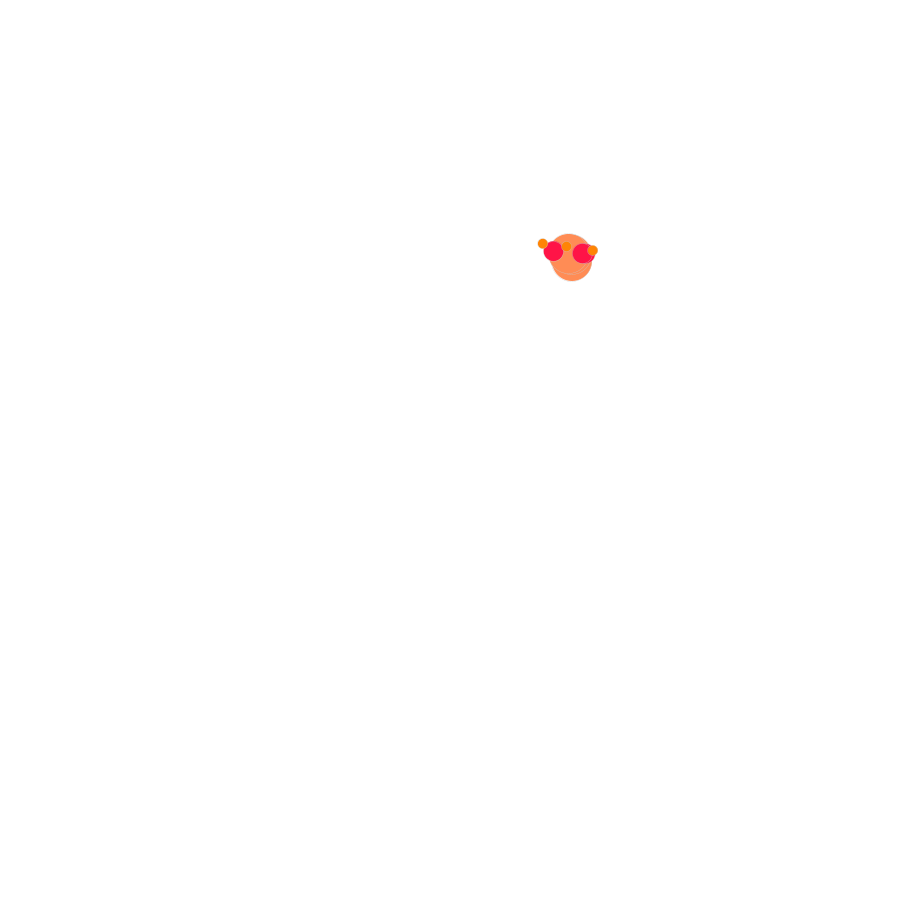
Frame 1 (no input)
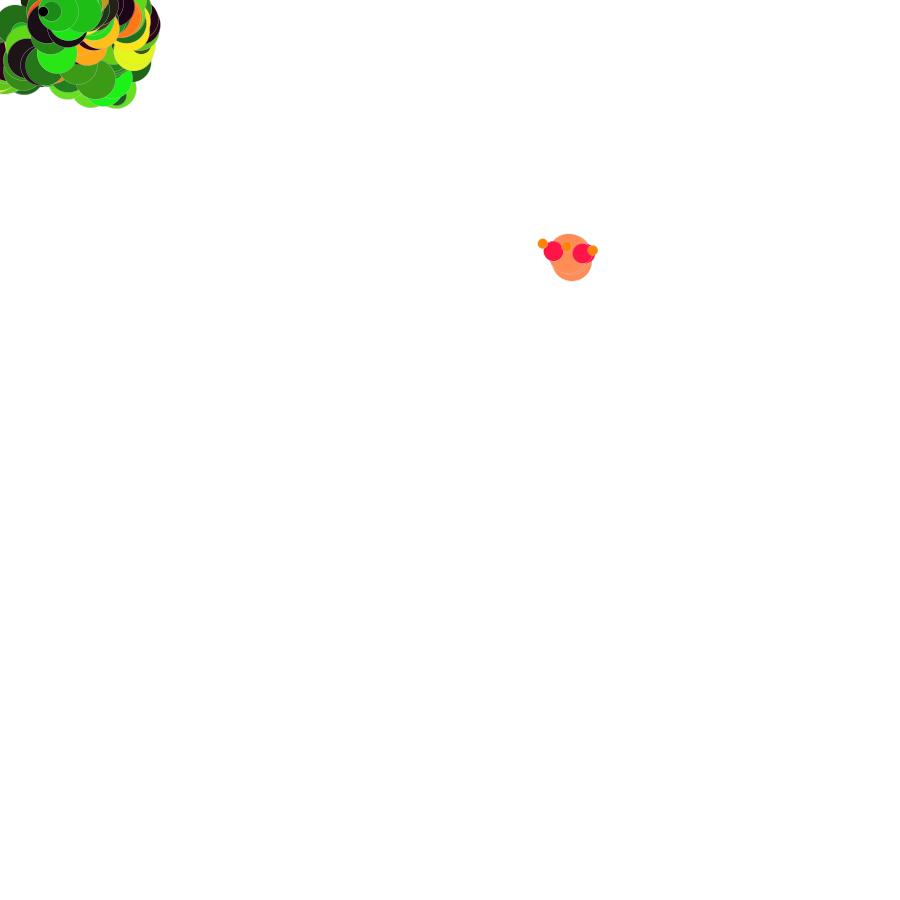
Frame 60 (the mouse pressed at the canvas centre just before this capture)
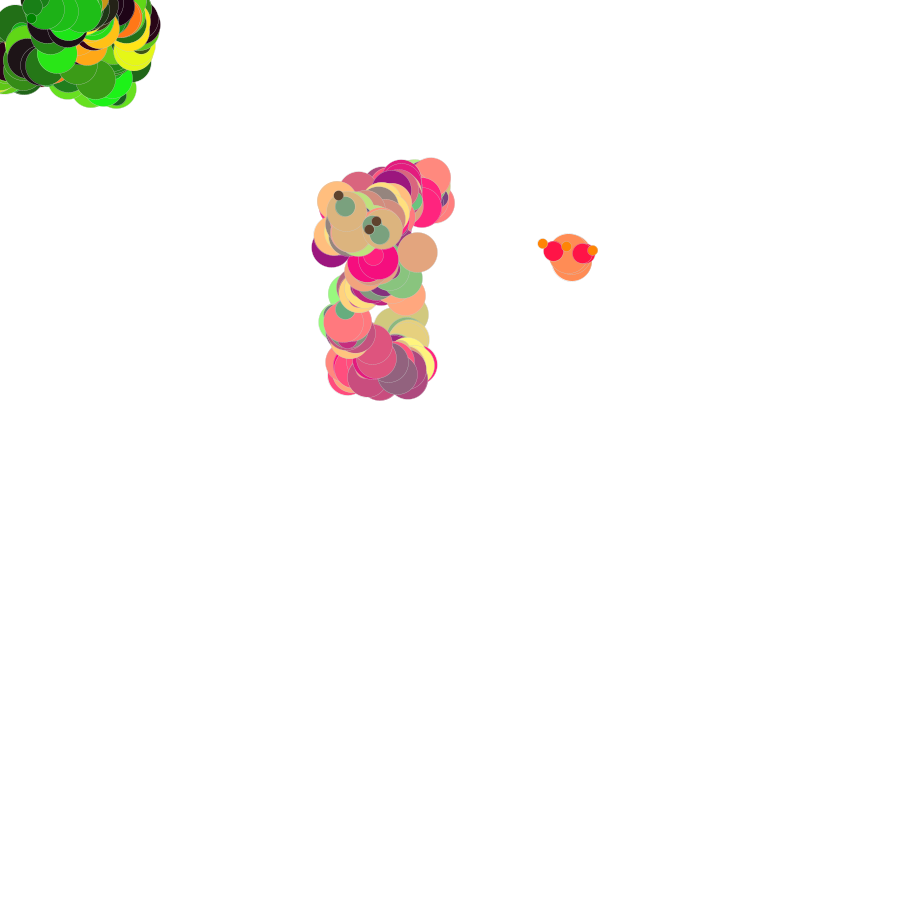
Frame 120 (the mouse held since frame 60 and released just before this capture)

The Processing sketch that drew these frames (run headless with seeded random() and noise(); from frame 60 on, the mouse is pressed at the canvas centre):

// Processing sketch: processing_134836
// ── processing_134836.pde

/*projectOne_DM_Feb_14_2-14 Runs at random creating colored
circles and lines to make a figure of what rapid cell grown
may look like in non triditional colors.*/
/*when left mouse key is pressed page is refreshed when right mouse 
key is pressed the page stops*/
float a = random(50, 850);
float b = random(50, 850);
float c = random(900);
float d = random(900); /*if these are changed it changes where circles go*/
float z = 0;

float angle1 = 0.0;
float angle2 = 0.0;

float segLength = 100;
float xspeed =3;
float yspeed =3;
float xspeed2 = 3;
float yspeed2 = -3;
float xspeed3 = 3;
float yspeed3 = -3;

void setup() {
  size(900, 900);
  background(255);
  frameRate(60); /*60*/
}
void draw() {
  /* I learned this online, if you want a partical to move at a 
  growing rate  or a ramdom rate but in a controled space at a 
  controlled size you must take the float, which is set at a random,
  and add it to the speed of the point you want it at, or the xy
  interaction. if you keep the speed numbers close, it will look 
  like the circles are attached and multipling. or so I hope*/
  float string1 = random(3);
  float string2 = random(3);
  
 fill(a/random(3), random(255), b/3);
  strokeWeight(0.3);
  stroke(200);
  
  if (z <= 150) {
    
    xspeed = xspeed + string1*random(2);   /*speed of the code from one point to another */
    yspeed = yspeed + string2*random(2);
    ellipse(a+xspeed,b+yspeed,40,40);
    xspeed2 = xspeed2 + string1*random(2);
    yspeed2 = yspeed2 + string2*random(-2); 
    ellipse(a+xspeed2,b+yspeed2,40,40);
    xspeed3 = xspeed3 + string1*random(-2);
    yspeed3 = yspeed3 + string2*random(-2); 
    ellipse(a+xspeed3,b+yspeed3,40,40);
    
    fill(c/random(4), random(200), d/3);/*changes color*/
   
    xspeed = xspeed2 + string1*random(-6,6); 
    yspeed = yspeed2 + string2*random(-6,6); 
    ellipse(a+xspeed,b+yspeed,20,20);
    xspeed2 = xspeed3 + string1*random(-6,6);
    yspeed2 = yspeed3 + string2*random(-6,6); 
    ellipse(a+xspeed2,b+yspeed2,20,20);
    xspeed3 = xspeed + string1*random(-6,6);
    yspeed3 = yspeed + string2*random(-6,6); 
    ellipse(a+xspeed3,b+yspeed3,20,20);
    
    
    fill(a/random(5)-100, random(255)-80, b/3-80);  /*to change the darkness do (200)-80 under random*/
    
    xspeed = xspeed + string1*random(-8,8); 
    yspeed = yspeed + string2*random(-8,8); 
    ellipse(a+xspeed,b+yspeed,10,10);
    xspeed2 = xspeed2 + string1*random(-8,8);
    yspeed2 = yspeed2 + string2*random(-8,8); 
    ellipse(a+xspeed2,b+yspeed2,10,10);
    xspeed3 = xspeed3 + string1*random(-8,8);
    yspeed3 = yspeed3 + string2*random(-8,8); 
    ellipse(a+xspeed3,b+yspeed3,10,10);
    
  }
    /*change speeds to change where the circles lay, if the speeds are intertwined they 
    change the over all layout. also if you change the randoms of the speeeds the layout changes*/
  
  
  if (z > 150) {
    z=0;
    a = random(50, 850);
    b = random(50, 850);
    xspeed = 0;
    yspeed = 0;
    xspeed2 = 0;
    yspeed2 = 0;
    xspeed3 = 0;
    yspeed3 = 0;
   
  }
 
  float dx = mouseX - a;
  float dy = mouseY - b;
  float dz = mouseX - c;
  float dq = mouseY - d;
  angle1 = atan2(dy, dx);
  angle2 = atan2(dz, dq);
  a = mouseX - (cos(angle1) * segLength);
  b = mouseY - (sin(angle2) * segLength);
  c = mouseX - (sin(angle1) * segLength);
  d = mouseY - (sin(angle2) * segLength);
  
  if (mousePressed && (mouseButton == RIGHT)) { // erase drawing
    background(255);
 
 if (key == ' ') {
save("picture1.tif");  //screen shot but doesnt work

 }
}
 
  
}
